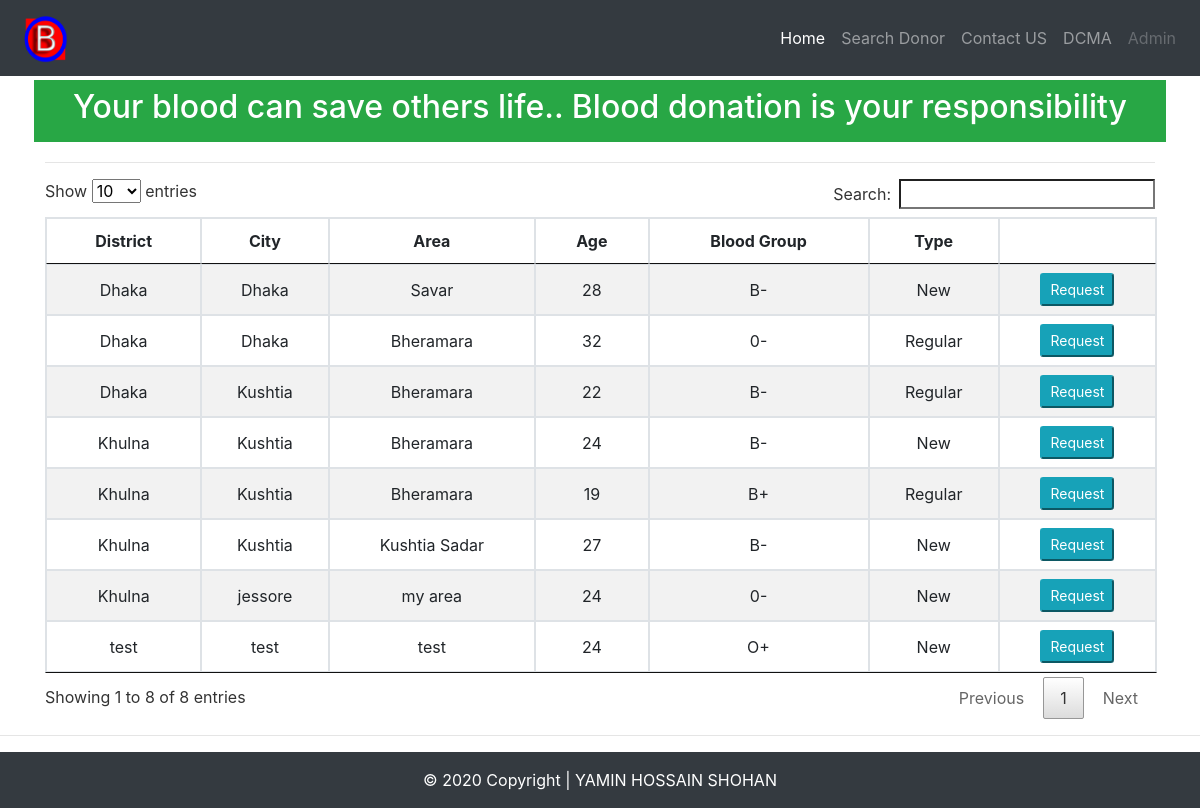
The page /doner on the database its author committed.
### tables this page shows
CREATE TABLE users (id INTEGER PRIMARY KEY AUTOINCREMENT, name TEXT, email TEXT, number TEXT, blood_group TEXT, age TEXT, donar_type TEXT, gender TEXT, street TEXT, area TEXT, city TEXT, district TEXT, date TEXT, ip TEXT, status INT);

### app.py (the view)
@app.route("/doner")
def doner():
    con = sqlite3.connect("needyamin.db")
    con.row_factory = sqlite3.Row
    cur = con.cursor()
    cur.execute("select * from users where status='1'")
    rows = cur.fetchall()
    return render_template("doner.html",rows = rows)

### templates/doner.html (shortened to what this page needs)
{% extends "base.html" %}
{% block content %}
<div class="container">
  <div class="row">
    <div class="col">
<div class="container p-1">
<div class="row justify-content-center p-2 bg-success text-white">
    <h2>Your blood can save others life.. Blood donation is your responsibility</h2></div> </div>
      <hr>
<table id="needyamin_data" class="table-sm table-striped table-bordered" style="text-align: center;">
        <thead>
            <tr>
                <th>District</th>
                <th>City</th>
                <th>Area</th>
                <th>Age</th>
                <th>Blood Group</th>
                <th>Type</th>
                <th> </th>
            </tr>
        </thead>
        <tbody>
         {% for row in rows %}
              <tr>
                <td>{{row["district"]}}</td>
                <td>{{row["city"]}}</td>
                <td>{{row["area"]}}</td>
                <td>{{row["age"]}}</td>
                <td>{{row["blood_group"]}}</td>
                <td>{{row["donar_type"]}}</td>
                <td><button type="button" class="btn-sm btn-info" data-toggle="modal" data-target="#needyaminModal" data-whatever="@getbootstrap">Request</button> </td>
            </tr>
           {% endfor %}
        </tbody>
    </table>
    </div> </div></div>
    {% endblock %}

### rows shown on the page
users: district "Khulna", city "Kushtia", area "Bheramara", age "24", blood_group "B-", donar_type "New"
users: district "Khulna", city "Kushtia", area "Bheramara", age "19", blood_group "B+", donar_type "Regular"
users: district "Khulna", city "Kushtia", area "Kushtia Sadar", age "27", blood_group "B-", donar_type "New"
users: district "Dhaka", city "Dhaka", area "Savar", age "28", blood_group "B-", donar_type "New"
users: district "Dhaka", city "Dhaka", area "Bheramara", age "32", blood_group "0-", donar_type "Regular"
users: district "Dhaka", city "Kushtia", area "Bheramara", age "22", blood_group "B-", donar_type "Regular"
users: district "Khulna", city "jessore", area "my area", age "24", blood_group "0-", donar_type "New"
users: district "test", city "test", area "test", age "24", blood_group "O+", donar_type "New"
